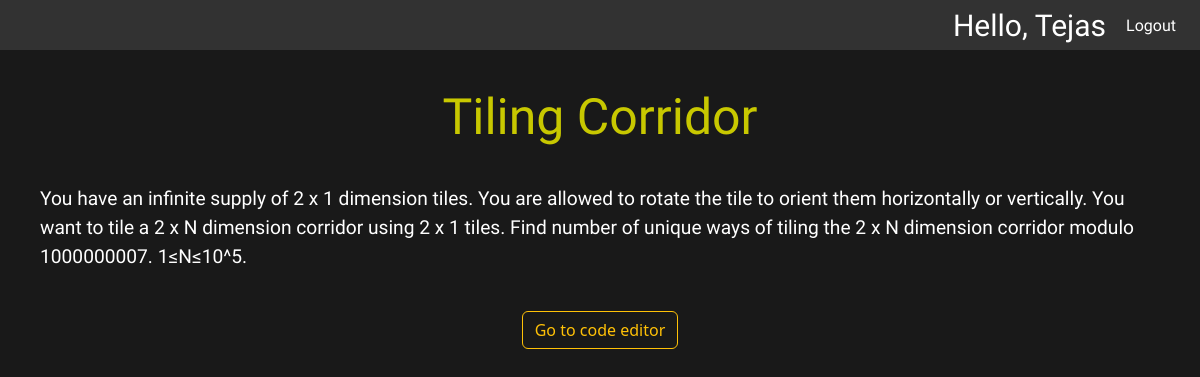
Before: /problems/4/ (signed in) with the older database file.
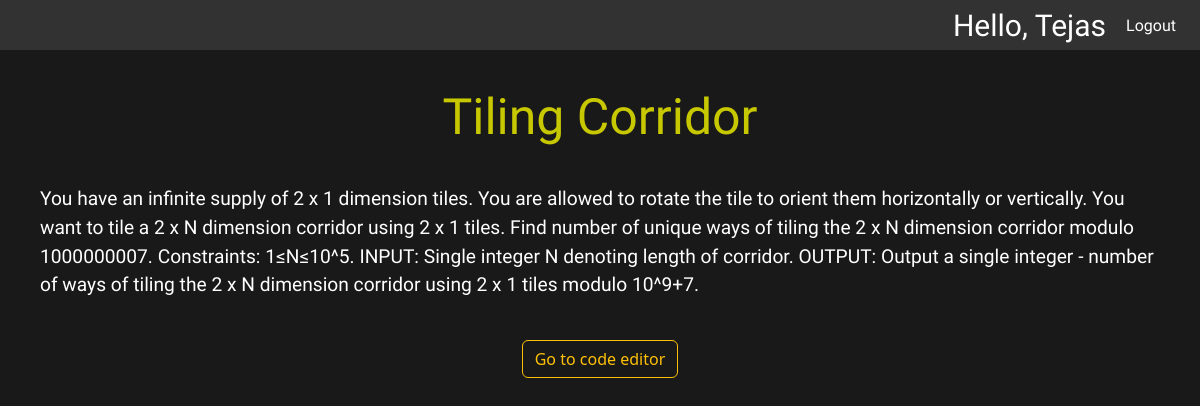
After: the same page with the newer database file.
### OJ/models.py (models this page shows)
class Problem(models.Model):
    problemStatement = models.CharField(max_length=20000)
    problemName = models.CharField(max_length=500)
    problemDifficulty = models.CharField(max_length=100)

### OJ/views.py (the view)
# urls.py: path('problems/<int:id>/', views.problemDetails, name="Details"),
@login_required(login_url='Login')
def problemDetails(request, id):
    problem = get_object_or_404(Problem, pk=id)
    return render(request, "OJ/problemDetails.html", {'problem': problem})

### OJ/templates/OJ/problemDetails.html (shortened to what this page needs)
{% load static %}
<!DOCTYPE html>
<html lang="en">
<head>
    <link rel="stylesheet" href="{% static 'css/utilities.css' %}">
    <link rel="stylesheet" href="{% static 'css/problemDetails.css' %}">
    <link href="https://cdn.jsdelivr.net/npm/bootstrap@5.2.1/dist/css/bootstrap.min.css" rel="stylesheet">
</head>
<body class="PD-body">
    {% include './navbar.html' %}
    <div id="problem-name" class="PD-problem-name-heading font-style-dancing-script" target={{ problem.problemDifficulty }}>{{ problem.problemName }}</div>
        <div id="problem-statement" class="PD-problem-statement font-style-hind">{{ problem.problemStatement }}</div>
    <div class="PD-button-parent">
        <a role="button" type="button" id="btn" class="btn btn-outline-light" href="{% url 'Code' problem.id %}">Go to code editor</a>
    </div>
  </body>
</html>
</body>
</html>

### OJ/templates/OJ/navbar.html
{% load static %}
<link rel="stylesheet" href="{% static 'css/navbar.css' %}">
<nav class="navbar-nav">
  <div class="navbar-logo"></div>
  <ul class="navbar-ul" style="margin: 0px;">
    <li class="hello-msg">Hello, {{ request.user }}</li>
    <li><a class="navbar-logout" href="{% url 'Logout' %}">Logout</a></li>
  </ul>
</nav>

### OJ/templates/OJ/css/css/utilities.css (style rules this page uses)
.font-style-hind { font-family: 'Hind', sans-serif; }
.font-style-dancing-script { font-family: 'Dancing Script', cursive; }

### OJ/templates/OJ/css/css/problemDetails.css (style rules this page uses)
* { margin: 0; padding: 0; }
.PD-body { background-color: rgb(25, 25, 25); }
.PD-problem-name-heading-yellow { color: rgb(200, 200, 0); font-style: normal; text-align: center; margin: 30px 0px; font-size: 50px; }
.PD-problem-statement { color: white; margin: 0px 40px; font-size: larger; }
.PD-button-parent { display: flex; justify-content: center; margin: 40px 0px; }

### OJ/templates/OJ/css/css/navbar.css (style rules this page uses)
* { margin: 0; padding: 0; }
.navbar-nav { display: grid; grid-template-columns: 50px calc(100vw - 50px); height: 50px; width: 100vw; background-color: rgb(50, 50, 50); }
.navbar-ul { list-style: none; display: flex; align-items: center; justify-content: flex-end; }
.hello-msg { font-family: 'Ms Madi', cursive; font-size: 30px; color: #fff; margin-right: 20px; }
.navbar-logout { font-family: 'Hind', sans-serif; color: white; text-decoration: none; margin: 0 2vw 0 0; }

Changed rows visible on the page:
changed Problem "Tiling Corridor": problemStatement "…dimension corridor modulo 1000000007. 1≤N≤10^5." → "…dimension corridor modulo 1000000007. Constraints: 1≤N≤10^5. INPUT: Single integer N denoting length of corridor. OUTPUT: Output a single integer - number of ways of tiling the 2 x N dimension corridor using 2 x 1 tiles modulo 10^9+7."
